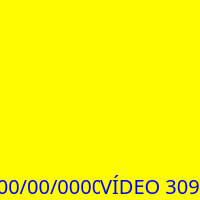
<?xml version="1.0" encoding="UTF-8"?>
<ui version="4.0">
 <class>FVideoItem</class>
 <widget class="QFrame" name="FVideoItem">
  <property name="geometry">
   <rect>
    <x>0</x>
    <y>0</y>
    <width>200</width>
    <height>200</height>
   </rect>
  </property>
  <property name="minimumSize">
   <size>
    <width>200</width>
    <height>200</height>
   </size>
  </property>
  <property name="maximumSize">
   <size>
    <width>200</width>
    <height>200</height>
   </size>
  </property>
  <property name="windowTitle">
   <string>Form</string>
  </property>
  <property name="styleSheet">
   <string notr="true">#FVideoItem {
	background-color: rgb(255, 251, 0);
}</string>
  </property>
  <layout class="QVBoxLayout" name="verticalLayout" stretch="100,0">
   <property name="spacing">
    <number>0</number>
   </property>
   <property name="leftMargin">
    <number>0</number>
   </property>
   <property name="topMargin">
    <number>0</number>
   </property>
   <property name="rightMargin">
    <number>0</number>
   </property>
   <property name="bottomMargin">
    <number>0</number>
   </property>
   <item>
    <widget class="QLabel" name="image">
     <property name="styleSheet">
      <string notr="true">#image { 
	border-image: url(&quot;:/Images/Snow.jpg&quot;) 0 0 0 0 stretch stretch;
}
</string>
     </property>
     <property name="text">
      <string/>
     </property>
    </widget>
   </item>
   <item>
    <layout class="QHBoxLayout" name="horizontalLayout">
     <property name="spacing">
      <number>0</number>
     </property>
     <property name="bottomMargin">
      <number>0</number>
     </property>
     <item>
      <widget class="QLabel" name="date">
       <property name="font">
        <font>
         <family>Monaco</family>
         <pointsize>15</pointsize>
        </font>
       </property>
       <property name="styleSheet">
        <string notr="true">#date { color: blue; }</string>
       </property>
       <property name="text">
        <string>00/00/0000</string>
       </property>
       <property name="alignment">
        <set>Qt::AlignCenter</set>
       </property>
      </widget>
     </item>
     <item>
      <spacer name="horizontalSpacer">
       <property name="orientation">
        <enum>Qt::Horizontal</enum>
       </property>
       <property name="sizeHint" stdset="0">
        <size>
         <width>40</width>
         <height>20</height>
        </size>
       </property>
      </spacer>
     </item>
     <item>
      <widget class="QLabel" name="name">
       <property name="font">
        <font>
         <family>Montserrat</family>
         <pointsize>15</pointsize>
        </font>
       </property>
       <property name="styleSheet">
        <string notr="true">#name { color: blue; }</string>
       </property>
       <property name="text">
        <string>VÍDEO 309</string>
       </property>
       <property name="alignment">
        <set>Qt::AlignCenter</set>
       </property>
      </widget>
     </item>
    </layout>
   </item>
  </layout>
 </widget>
 <resources/>
 <connections/>
</ui>
